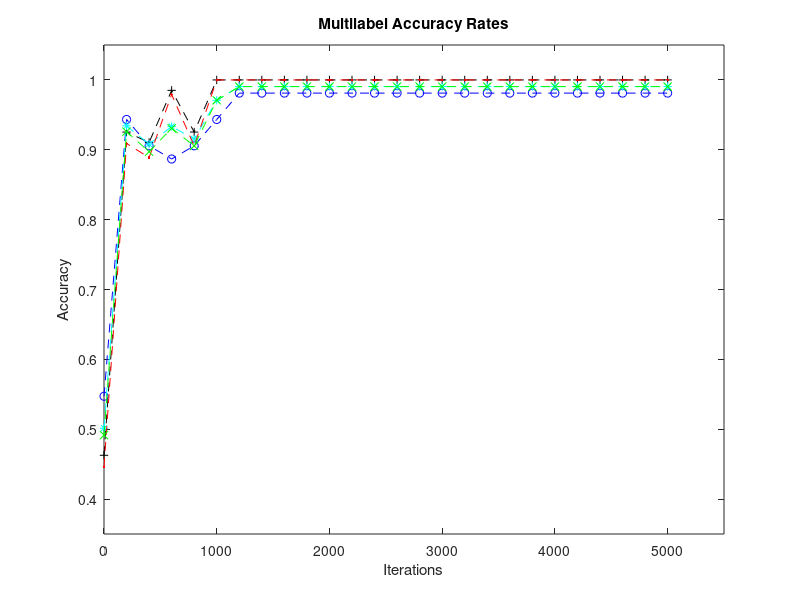

MATLAB code for this plot: (Note: this script raises an error after producing the figure.)
x=[0:200:5000];
sensitivity = [0.54717,0.943396,0.90566,0.886792,0.90566,0.943396,0.981132,0.981132,0.981132,0.981132,0.981132,0.981132,0.981132,0.981132,0.981132,0.981132,0.981132,0.981132,0.981132,0.981132,0.981132,0.981132,0.981132,0.981132,0.981132,0.981132];
specificity = [0.462687,0.925373,0.910448,0.985075,0.925373,1,1,1,1,1,1,1,1,1,1,1,1,1,1,1,1,1,1,1,1,1];
harm        = [0.501394,0.934298,0.908048,0.933353,0.915411,0.970874,0.990476,0.990476,0.990476,0.990476,0.990476,0.990476,0.990476,0.990476,0.990476,0.990476,0.990476,0.990476,0.990476,0.990476,0.990476,0.990476,0.990476,0.990476,0.990476,0.990476];
preci       = [0.446154,0.909091,0.888889,0.979167,0.90566,1,1,1,1,1,1,1,1,1,1,1,1,1,1,1,1,1,1,1,1,1];
f1          = [0.491525,0.925926,0.897196,0.930693,0.90566,0.970874,0.990476,0.990476,0.990476,0.990476,0.990476,0.990476,0.990476,0.990476,0.990476,0.990476,0.990476,0.990476,0.990476,0.990476,0.990476,0.990476,0.990476,0.990476,0.990476,0.990476];
fig = figure;

plot(x,sensitivity,'--bo',x,specificity,'--k+',x,harm,'--c*',x,preci,'--r.',x,f1,'--gx');
title('Multilabel Accuracy Rates')
xlabel('Iterations')
ylabel('Accuracy')
axis([0 5500 0.35 1.05])
set(0,'DefaultFigureMenu','none');
print(fig,'MLLearningRates','-dpng')
%{
x=(0:10);
y1=[1.21, 1.13, 1.15, 1.13, 1.14, 1.15, 1.16, 1.12, 1.18, 1.13];  
y2=[1.61, 1.63, 1.7, 1.64, 1.63, 1.64, 1.71, 1.66, 1.65, 1.66];  

plot(x, y1,'r:+',  x, y2, 'b:+');  
xlabel('times');  
ylabel('Completion Time(s)');
%}